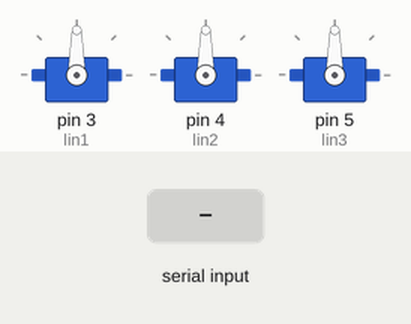
The sketch below on a simulated Arduino Uno, built with avr-gcc and run on an emulated ATmega328P. Parts: 3 × servo. The inputs (shaded band) are chosen by the test bench.

Above: at 1.2 s.
1.3 s: "go" received over Serial
At 3.0 s:
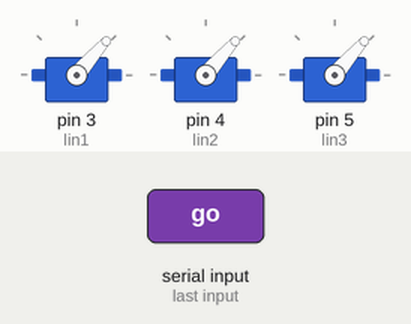
3.8 s: "stop" received over Serial
At 6.2 s:
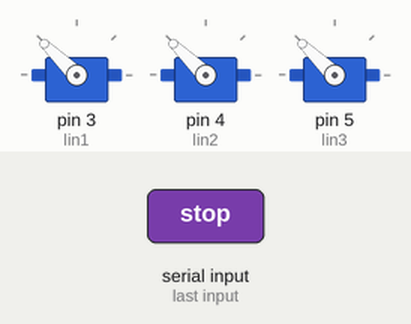
Timing chart, 0 to 7.7 s (numbered marks = the images above; inputs shaded):
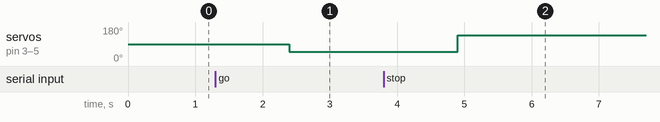

The sketch:

rpiSerial.ino
```cpp
#include <Servo.h>

const byte lin1 = 3;
const byte lin2 = 4;
const byte lin3 = 5;

Servo la1;
Servo la2;
Servo la3;

String ser = "";
int pos = 1950;

void setup() {
  Serial.begin(9600);
  la1.attach(lin1);
  la2.attach(lin2);
  la3.attach(lin3);


}

void loop(){
  if (Serial.available() > 0) {
    ser = Serial.readString();
  }

  if(ser=="go"){
    pos = 1050;
    la1.writeMicroseconds(pos);
    la2.writeMicroseconds(pos);
    la3.writeMicroseconds(pos);

  }

  if(ser=="stop"){
    pos = 1950;
    la1.writeMicroseconds(pos);
    la2.writeMicroseconds(pos);
    la3.writeMicroseconds(pos);

  }

  ser = "";
  delay(100);
}
```

Measured:
- after the input at 1.3 s, servo on pin 3 (lin1), servo on pin 4 (lin2), servo on pin 5 (lin3): 90° → 49° after 1.1 s
- after the input at 3.8 s, servo on pin 3 (lin1), servo on pin 4 (lin2), servo on pin 5 (lin3): 49° → 136° after 1.1 s
